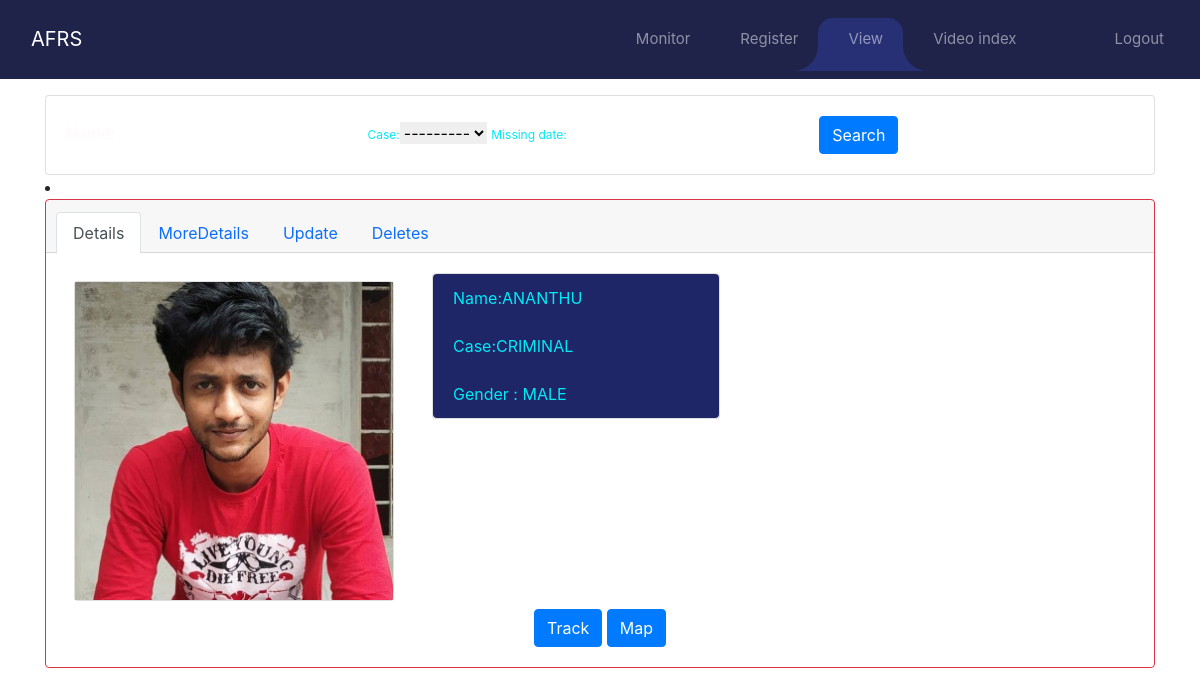
The page /index/ (signed in) on the database as committed earlier.
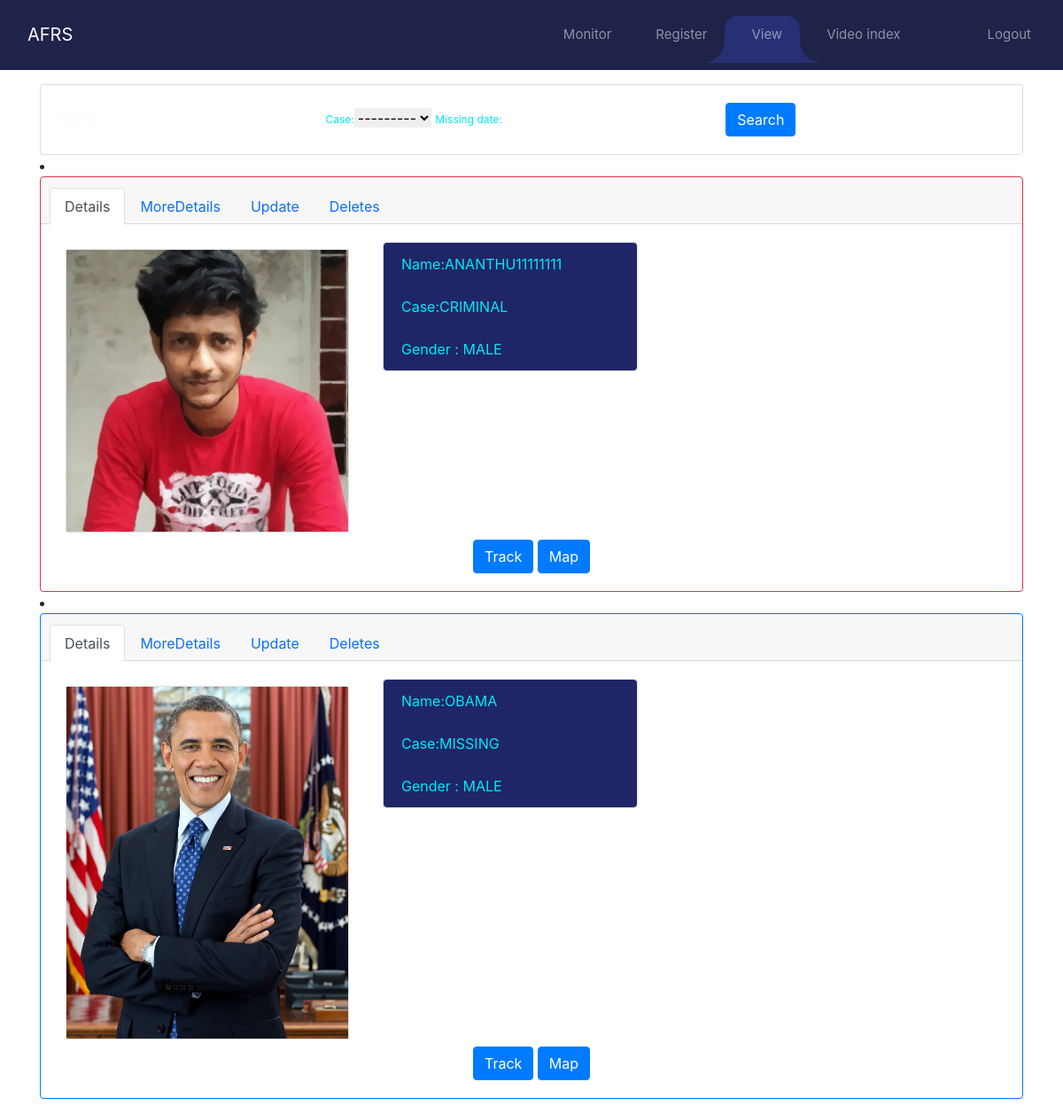
The same page on the database as committed later.
### faceuploader/models.py (models this page shows)
class Face_image(models.Model):
    FCHOICES = (
        ('MISSING', 'Missing'),
        ('CRIMINAL', 'Criminal'),
    )
    photo = models.ImageField(upload_to="train_image")
    name = models.CharField(max_length=30)
    created = models.DateTimeField(auto_now_add=True, null=True)
    updated = models.DateTimeField(auto_now=True)
    dob = models.DateField()
    GCHOICES = (
        ('MALE', 'Male'),
        ('FEMALE', 'Female'),
    )
    gender = models.CharField(choices=GCHOICES, max_length=20, default='none')
    case = models.CharField(choices=FCHOICES, max_length=20, default='Missing')
    address = models.CharField(max_length=200, default='')
    missing_date = models.DateTimeField(default=now, blank=True)
    incident_location = models.CharField(max_length=200, default='')
    description = models.TextField(max_length=200, default='no data')
    def __str__(self):
        return f"{self.id}"

### faceuploader/views.py (the view)
# urls.py: path('index/', views.face_uploader_index, name='index'),
@login_required
def face_uploader_index(request):
    print("#########showing rquest##########")
    face_images = Face_image.objects.all()
    print(request.GET)
    myFilter = OrderFilter(request.GET, queryset=face_images)
    print("###################")
    print(myFilter)
    face_images = myFilter.qs
    print("###################")
    print(face_images)
    return render(request, 'faceuploader/main.html',   {
        'face_images': face_images,
        'myFilter': myFilter,
    }
    )

### faceuploader/templates/faceuploader/main.html (shortened to what this page needs)
{% extends "base.html" %}
{% load crispy_forms_tags %}
{% block content %}
<div class="row">
<div class="col">
<div class="card card-body" >
  <form action="{%url 'faceuploader:index' %}"action="GET">
{{myFilter.form}}
    <button  class ="btn btn-primary" type="submit">Search</button>
  </form>
</div>
</div>
</div>
{% for prs in face_images %}
<li>
  <div class="card text-center {% if prs.case == 'CRIMINAL' %}border-danger{% else %} border-primary{% endif%} ">
    <div class="card-header">
      <ul class="nav nav-tabs card-header-tabs">
        <li class="nav-item">
          <a class="nav-link active" href="#">Details</a>
        </li>
        <li class="nav-item">
          <a class="nav-link " href="{% url 'faceuploader:detail_face_uploader' pk=prs.id %}">MoreDetails</a>
        </li>
        <li class="nav-item">
          <a class="nav-link" href="{% url 'faceuploader:update_face_uploader' pk=prs.id %}">Update</a>
        </li>
        <li class="nav-item ">
          <a class="nav-link " href="{% url 'faceuploader:delete_face_uploader' pk=prs.id %}">Deletes</a>
        </li>
      </ul>
    </div>
    <div class="card-body " >
      <div class="row">
      <div class="col-sm-4">
        <div class="card m-2" >
          <img class="card-img-left" src="{{prs.photo.url}}"alt="Card image cap">
        </div>
      </div>
      <div class="col-sm-2">
      <div class="card" style="width: 18rem;">
        <ul class="list-group list-group-flush d-flex">
          <li class="list-group-item d-flex">Name:{{prs.name|upper}}</li>
          <li class="list-group-item d-flex">Case:{{prs.case}}</li>
          <li class="list-group-item d-flex">Gender : {{prs.gender}}</li>
        </ul>
      </div>
    </div>
  </div>
   <a href="{% url 'faceuploader:track' pk=prs.id %}" class="btn btn-primary">Track</a>
   <a href="{% url 'faceuploader:map' pk=prs.id %}" class="btn btn-primary">Map</a>
    </div>
  </div>
  </li>
{% endfor %}
{% endblock content %}

### templates/base.html (shortened to what this page needs)
{% load static %}
<!doctype html>
<html lang="en">
  <head>
    <link href="https://cdn.jsdelivr.net/npm/bootstrap@5.0.0-beta2/dist/css/bootstrap.min.css" rel="stylesheet">
    <link rel="stylesheet" href="{% static 'style.css' %}">
  </head>
  <body>
    {% include 'navbar.html' %}
    <div class="container mt-3 mb-3">
        {% block content %}
        {% endblock content %}
    </div>
  </body>
</html>

### templates/navbar.html (shortened to what this page needs)
{% load static %}
{% url 'faceuploader:monitor' as path_to_monitor %}
{% url 'faceuploader:create_face_uploader' as path_to_uploader %}
{% url 'faceuploader:index' as path_to_face_upload_index %}
{% url 'videoreco:index' as path_to_video_uploader %}
{% url 'videoreco:create_video_uploader' as path_to_video_uploader2 %}
{% url 'logout' as path_to_logout %}
<link rel="stylesheet" href="https://maxcdn.bootstrapcdn.com/bootstrap/4.0.0/css/bootstrap.min.css">
<nav class="navbar navbar-expand-custom navbar-mainbg">
        <a class="navbar-brand navbar-logo" href="#">AFRS</a>
        <div class="collapse navbar-collapse" id="navbarSupportedContent">
            <ul class="navbar-nav ml-auto">
                <div class="hori-selector"><div class="left"></div><div class="right"></div></div>
                <li class="nav-item">
                    <a class="nav-link  {% if request.path == path_to_monitor %}active{% endif %}" href="{{path_to_monitor}}">Monitor</a>
                </li>
       <li class="nav-item ">
                    <a class="nav-link {% if request.path == path_to_uploader %}active{% endif %}" href="{{path_to_uploader}}">Register</a>
                </li>
       <li class="nav-item ">
                    <a class="nav-link {% if request.path == path_to_face_upload_index %}active{% endif %}" href="{{path_to_face_upload_index}}">View</a>
                </li>
                <li class="nav-item">
                    <a class="nav-link {% if request.path == path_to_video_uploader %}active{% endif %}" href="{{path_to_video_uploader}}">Video index</a>
                </li>
                <li class="nav-item pl-5">
                    <a class="nav-link {% if request.path == path_to_logout %}active{% endif %}" href="{{path_to_logout}}">Logout</a>
                </li>
            </ul>
        </div>
    </nav>

### static/style.css (style rules this page uses)
body { font-family: "Roboto", sans-serif; background: #273074; }
* { margin: 0; padding: 0; }
.navbar-logo { padding: 15px; color: #fff; }
.navbar-mainbg { background-color: #1f2349; padding: 0px; }
#navbarSupportedContent { overflow: hidden; position: relative; }
#navbarSupportedContent ul { padding: 0px; margin: 0px; }
#navbarSupportedContent li { list-style-type: none; float: left; }
#navbarSupportedContent ul li a { color: rgba(255, 255, 255, 0.5); text-decoration: none; font-size: 15px; display: block; padding: 20px 20px; transition-duration: 0.6s; transition-timing-function: cubic-bezier(0.68, -0.55, 0.265, 1.55); position: relative; }
.hori-selector { display: inline-block; position: absolute; height: 100%; top: 0px; left: 0px; transition-duration: 0.6s; transition-timing-function: cubic-bezier(0.68, -0.55, 0.265, 1.55); background-color: #273074; border-top-left-radius: 15px; border-top-right-radius: 15px; margin-top: 10px; }
.hori-selector .right, .hori-selector .left { position: absolute; width: 25px; height: 25px; background-color: #273074; bottom: 10px; }
.hori-selector .right { right: -25px; }
.hori-selector .left { left: -25px; }
.hori-selector .right:before, .hori-selector .left:before { content: ""; position: absolute; width: 50px; height: 50px; border-radius: 50%; background-color: #1f2349; }
.hori-selector .right:before { bottom: 0; right: -25px; }
.hori-selector .left:before { bottom: 0; left: -25px; }
@media (min-width: 992px) { .navbar-expand-custom { -ms-flex-flow: row nowrap; flex-flow: row nowrap; -ms-flex-pack: start; justify-content: flex-start; } }
@media (min-width: 992px) { .navbar-expand-custom .navbar-nav { -ms-flex-direction: row; flex-direction: row; } }
@media (min-width: 992px) { .navbar-expand-custom .navbar-collapse { display: -ms-flexbox !important; display: flex !important; -ms-flex-preferred-size: auto; flex-basis: auto; } }
* { border: 0; outline: 0; }
label { color: #fffafa; }
.card { background: #1f2349; }
input { font-size: 16px; color: #fff; border-bottom: 1px solid #fff; outline: none; background: transparent; }
input:focus ~ label, input:valid ~ label { left: 0; color: #03e9f4; font-size: 12px; }

### faceuploader/templates/faceuploader/main.html (style rules this page uses)
.list-group-item { background-color: #1f2668; color:#03e9f4 }

Rows that differ between the two databases and show on the page:
removed Face_image: photo (picture), name "ANANTHU", case "CRIMINAL", gender "MALE"
added Face_image: photo (picture), name "ANANTHU11111111", case "CRIMINAL", gender "MALE"
added Face_image: photo (picture), name "OBAMA", case "MISSING", gender "MALE"
